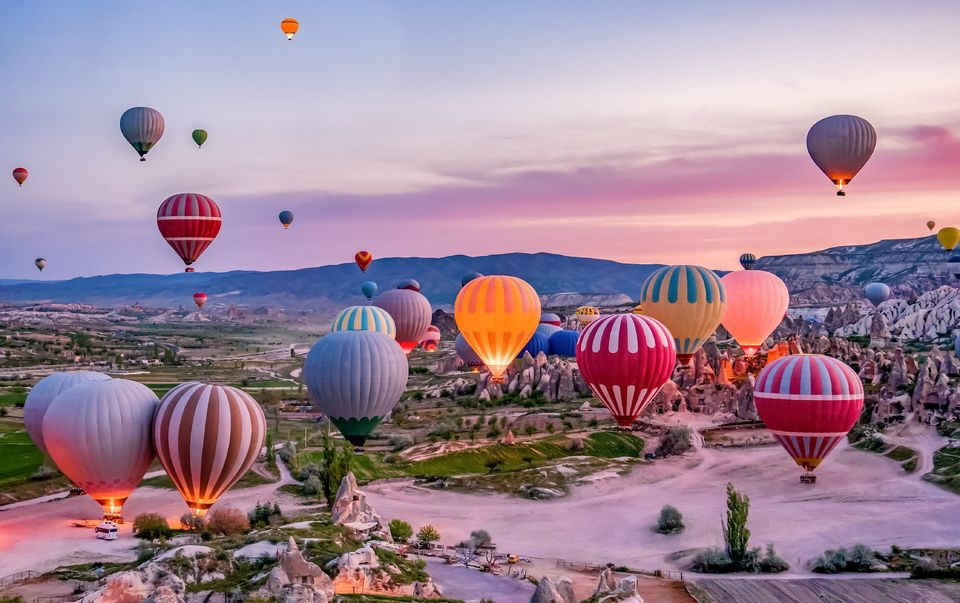
#> input picture balloons.jpg, 960 x 603 px
$ jupyter execute 'ćwiczenie_9.ipynb'
#> lines starting #> are read from the running program, lines starting #| are printed output that depends on the picture
# Ćwiczenie 9

### Zastosuj filtry górnoprzepustowe do wykrywania krawędzi na przykładowych obrazach.

[cell 1]
import numpy as np
import cv2 as cv
import matplotlib.pyplot as plt

img_original = cv.imread("balloons.jpg",0)
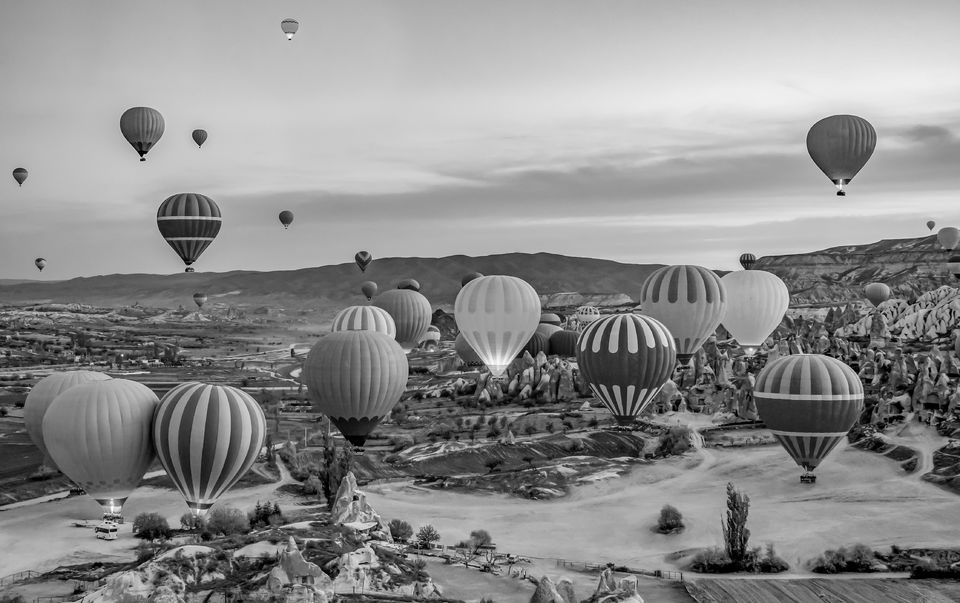
#> img_original: shape (603, 960); min 0, max 255, mean 141.8

def show_images(first, second):
    fig, axes = plt.subplots(1, 2, figsize=(20, 20))
    ax = axes.ravel()
    ax[0].imshow(first, cmap=plt.cm.gray)
    ax[1].imshow(second, cmap=plt.cm.gray)

### 1. Filtr z maską Sobela do wykrywania krawędzi, kolejno od lewej: oryginalny obraz, sobel x, sobel y:

[cell 2]
sobelx = cv.Sobel(img_original,cv.CV_64F,1,0,ksize=5)
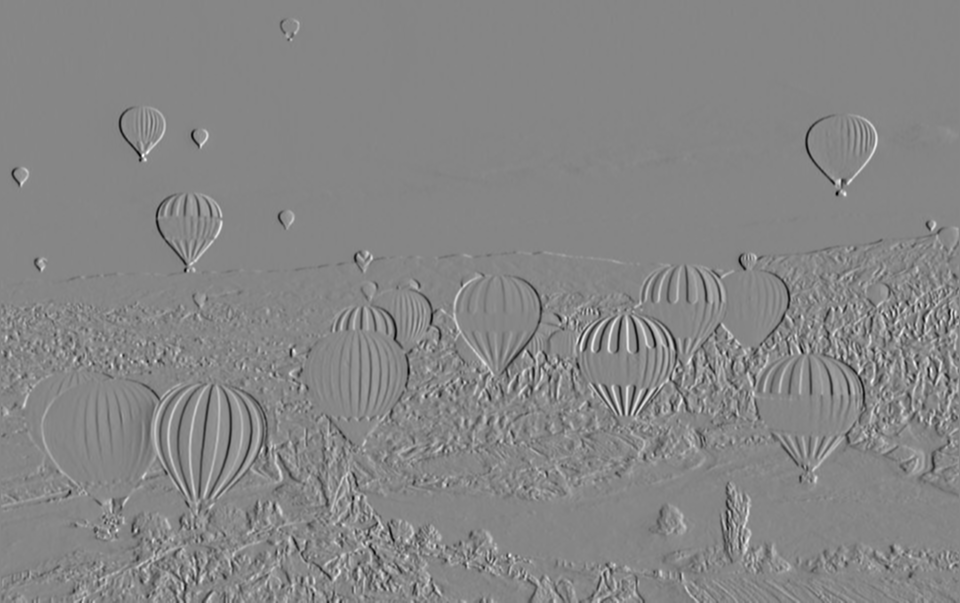
#> sobelx: shape (603, 960) float64; min -7841, max 7069, mean 0.7; drawn with min black and max white
sobely = cv.Sobel(img_original,cv.CV_64F,0,1,ksize=5)
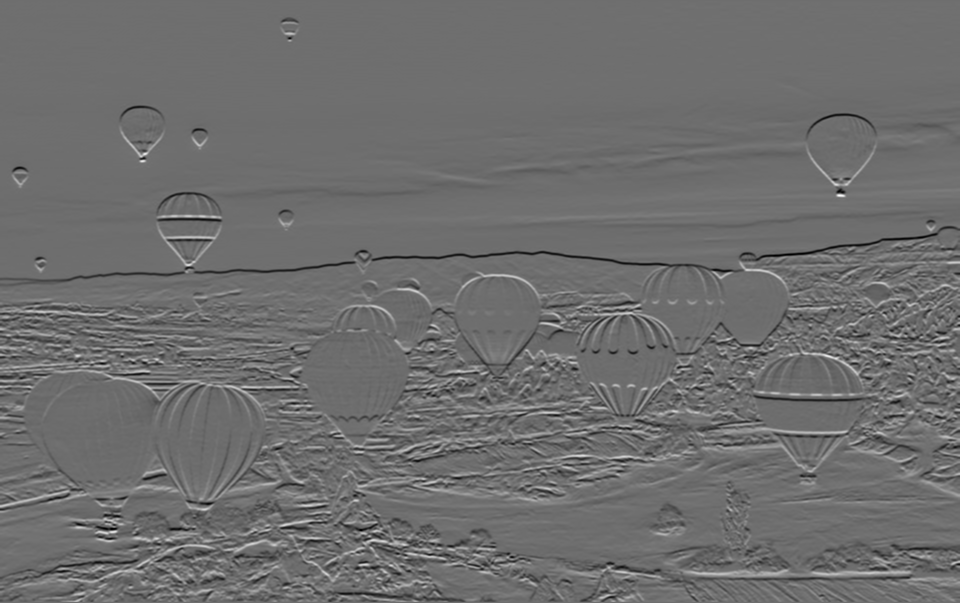
#> sobely: shape (603, 960) float64; min -7357, max 9625, mean -15; drawn with min black and max white

fig, axes = plt.subplots(1,3,figsize=(20, 20))
ax = axes.ravel()
ax[0].imshow(img_original, cmap=plt.cm.gray)
ax[1].imshow(sobelx, cmap=plt.cm.gray)
ax[2].imshow(sobely, cmap=plt.cm.gray)
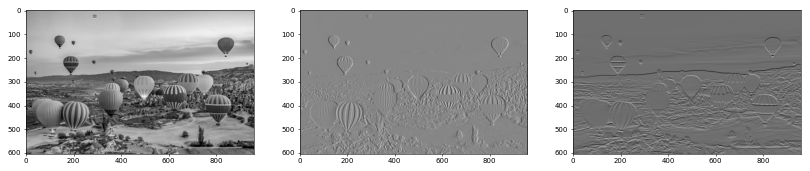
#> figure drawn by matplotlib, 3 panels

### 2. Działanie Laplasjanu w wykrywaniu krawędzi:

[cell 3]
laplacian = cv.Laplacian(img_original,cv.CV_64F)
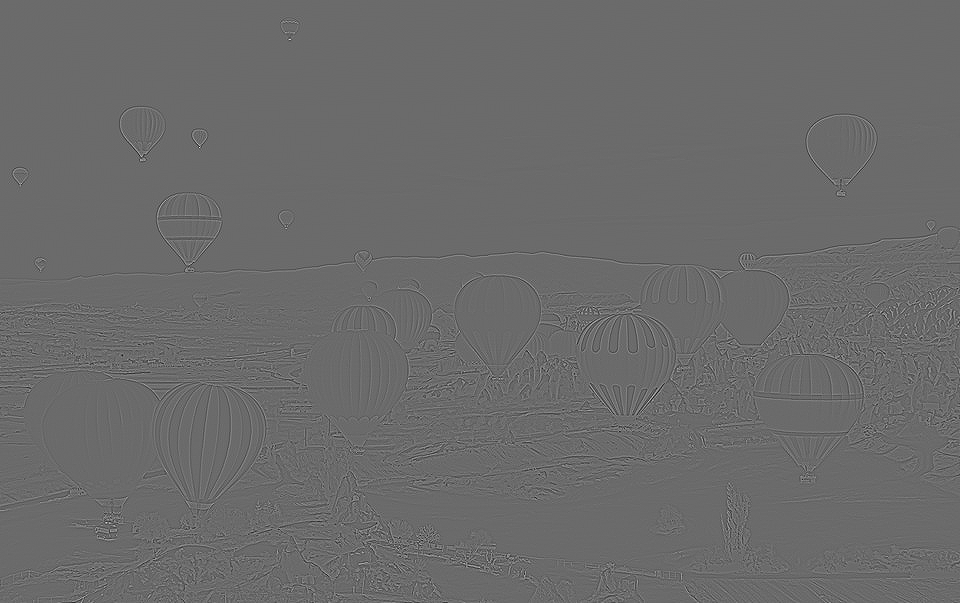
#> laplacian: shape (603, 960) float64; min -409, max 564, mean 0; drawn with min black and max white
show_images(img_original,laplacian)

$ run again, with tygrysek.jpg copied over balloons.jpg
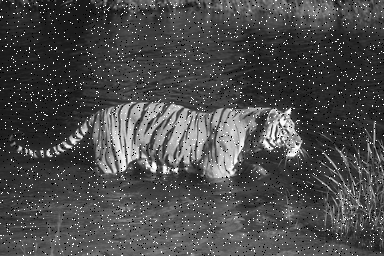
#> input picture tygrysek.jpg, 384 x 256 px
#> img_original is the input picture: shape (256, 384); min 0, max 255, mean 74.9
#> `sobely = cv.Sobel(img_original,cv.CV_64F,0,1,ksize=5)`:
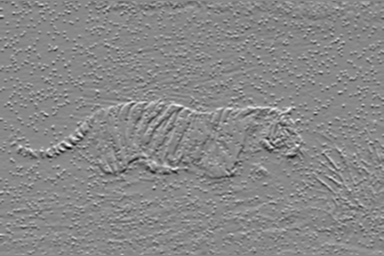
#> sobely: shape (256, 384) float64; min -9464, max 8232, mean 7.7; drawn with min black and max white
#> `laplacian = cv.Laplacian(img_original,cv.CV_64F)`:
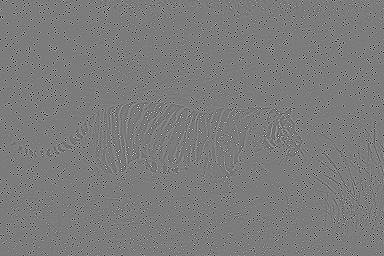
#> laplacian: shape (256, 384) float64; min -938, max 990, mean 0; drawn with min black and max white
